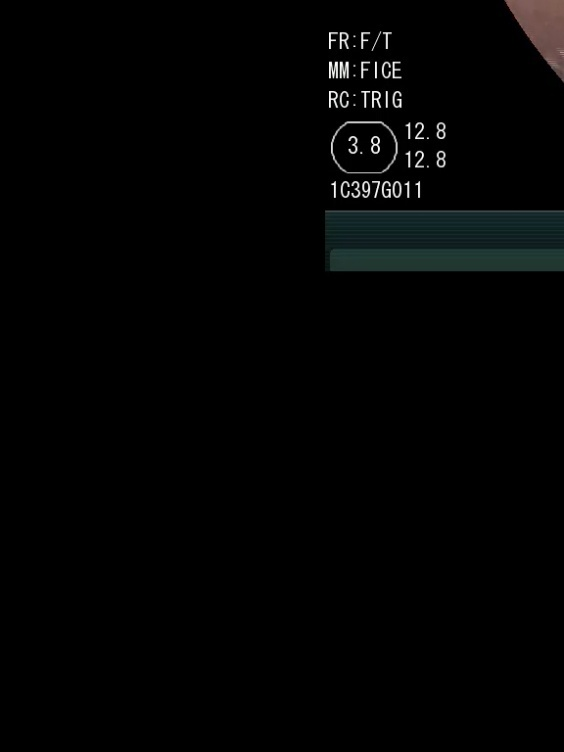
#> input picture OCR/trocr/1.jpg, 564 x 752 px, found by its file name
$ jupyter execute --allow-errors 'xnet_裁剪原图.ipynb'   (older library calls are emulated)
#> lines starting #> are read from the running program, lines starting #| are printed output that depends on the picture
# Unet模型裁剪labelme生成的图片

[cell 1]
import os
import sys
import cv2
import shutil
import numpy as np
from PIL import Image
from imageio import imread,imwrite

sys.path.insert(0, r'D:\projects\Vision\Lib\trainer')

from mbsh.core.unet.data import *
from mbsh.core.unet_pp.segmentation_models import Unet, Xnet
# from mbsh.core.images import fetch_all_files, split_video
from mbsh.core.xnet import mini_unet_model,xnet_predict_file

[cell 2]
from mbsh.core.xnet import mini_unet_model, xnet_predict_file

[cell 3]
os.environ["CUDA_DEVICE_ORDER"] ="PCI_BUS_ID"
os.environ["CUDA_VISIBLE_DEVICES"]="-1"
import tensorflow as tf
tf.test.is_gpu_available()
#> (this line was passed over: tensorflow is not available in this run)

## 模型配置

[cell 4]
# model_path = r'H:\ai_data\img_crop\train1227\cache\X_ca_region_19-12-27_10_16_19-0.996.hdf5'
# model_path = r'H:\ai_data\img_crop\纵隔超声/cache\X_ca_region_21-05-12_10_21_14-0.995.hdf5'
model_path = r'D:\projects\Vision\Models\X_ca_region_21-09-07_14_07_17-0.995.hdf5'

img_size = (512, 512)
input_size = img_size + (3,)
use_unet = False

# 视频图转换后图像大小
# 不改变尺寸则设置为None
img_resize = None #(512, 512)

## 加载模型及参数

#> (a cell that did not finish here is left out)

## 图片处理函数

[cell 6]
cv2.__version__

[cell 7]
# 根据轮廓点列表计算轮廓面积
# [5 lines left out: function areaCal, not called in this run]


def takeLength(elem):
    return areaCal([elem])

def resize_image(img, size):
    """
    resize 保持原图的长宽比
    """
    image = Image.fromarray(cv2.cvtColor(img, cv2.COLOR_BGR2RGB))
#     print(image.size,image.shape,type(image))
    iw, ih = image.size
    w, h = size
    scale = min(w / iw, h / ih)
    nw = int(iw * scale)
    nh = int(ih * scale)

    image = image.resize((nw, nh), Image.BICUBIC)
    new_image = Image.new('RGB', size, (0, 0, 0))
    new_image.paste(image, ((w - nw) // 2, (h - nh) // 2))
    img = np.array(new_image)
    return (scale, nw, nh), img[:, :, ::-1]

def process_img(src_img, img_size):
    src_img_bak = src_img.copy()
    src_h = src_img_bak.shape[0]
    src_w = src_img_bak.shape[1]

    new_w, new_h = img_size

    (scale, nw, nh), img = resize_image(src_img, img_size)

    # trans.resize把img从numpy.uint8类型转换为numpy.float64
    img = trans.resize(img, img_size)

    # reshape把img从(512, 512, 3)转换为(1, 512, 512, 3)
    img = np.reshape(img,(1,)+img.shape)

    # 模型识别图片, results为(1, 512, 512, 1)，是灰度图片
    results = model.predict(np.array(img),verbose=1)

    # gray_img是（512，512）的灰度图，元素类型numpy.float32
    gray_img = results[0][:,:,0]
    gray_img[np.where(gray_img <= 0.3)] = 0

    # heatmap转为灰度图
    bw_heatmap = np.uint8(255 * gray_img)
    bw_heatmap[bw_heatmap != 0] = 255
    if cv2.__version__[0] == '4':
        ai_ctrs, _ = cv2.findContours(bw_heatmap.copy(), cv2.RETR_EXTERNAL, cv2.CHAIN_APPROX_SIMPLE)
    else:
        _, ai_ctrs, _ = cv2.findContours(bw_heatmap.copy(), cv2.RETR_EXTERNAL, cv2.CHAIN_APPROX_SIMPLE)

    if len(ai_ctrs) == 0:
        print('len ai ctrs 000000000000')
        return False,src_img

#     print(ai_ctrs, 'ppppppp')
    ai_ctrs = list(ai_ctrs)
    ai_ctrs.sort(key=takeLength, reverse=True)


    x,y,w,h = cv2.boundingRect(ai_ctrs[0])

    # 映射到原图尺寸的坐标系
    x = x - (new_w - nw) // 2
    y = y - (new_h - nh) // 2

    new_x = 0 if x < 0 else x
    new_y = 0 if y < 0 else y

    x1 = int(new_x / scale)
    y1 = int(new_y / scale)
    w1 = int(w / scale)
    h1 = int(h / scale)

    img_out = src_img_bak[y1:y1+h1, x1:x1+w1, :]
#     print(x1, y1, w1, h1, '3333333333')
    return True,img_out, (x1, y1, w1, h1)
#     return True,img_out[: , : , : : -1], (x1, y1, w1, h1)

# [89 lines left out: functions predict_file, process_path, not called in this run]


# [39 lines of commented-out code are left out]

[cell 8]
def predict_img(img_path, output_folder, test_label_path=None):
    file_path, file_name = os.path.split(img_path)
    src_img = imread(img_path)
    if src_img.shape[1] / src_img.shape[0] > 1.2 or src_img.shape[0] / src_img.shape[1] > 1.2:
        result, out_img, rect = process_img(src_img, img_size)
#       print(rect, 'kkkkkkkk')
    else:
#       continue
        result, out_img, rect = 1, src_img, None #[0,0,-1,-1]
#       result, out_img, rect = 1, src_img[: , : , : : -1], None #[0,0,-1,-1]
    if not result:
#print('detect rect error file: ', abs_file)
        return

    if img_resize:
        _, out_img = resize_image(out_img, img_resize)

    out_img_path = os.path.join(output_folder, file_name)
#cv2.imencode('.png', out_img[: , : , : : -1])[1].tofile(new_fn)
    cv2.imencode('.png', out_img)[1].tofile(out_img_path)

[cell 9]
in_path = r'data\input\imgs\3450'
out_path = in_path + '_out'
os.makedirs(out_path, exist_ok=True)

#> (the rest of this cell did not finish here and is left out)

#> (a cell that did not finish here is left out)

#> in predict_img, src_img is the input picture: shape (752, 564, 3); mean R, G, B 2.9, 3.3, 3.3
#> in resize_image, `image = image.resize((nw, nh), Image.BICUBIC)`:
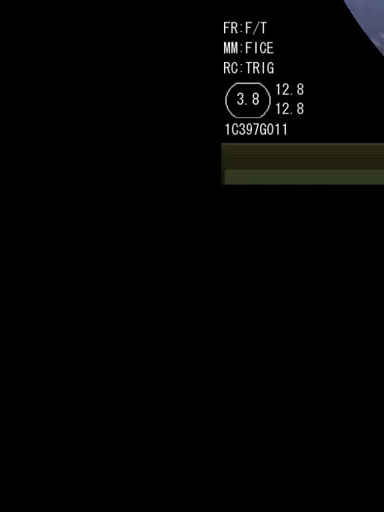
#> image: PIL image 384x512 RGB; mean R, G, B 3.3, 3.4, 2.9
#> in resize_image, `new_image = Image.new('RGB', size, (0, 0, 0))`: new_image: PIL image 512x512 RGB; every value is 0
#> in resize_image, `new_image.paste(image, ((w - nw) // 2, (h - nh) // 2))`:
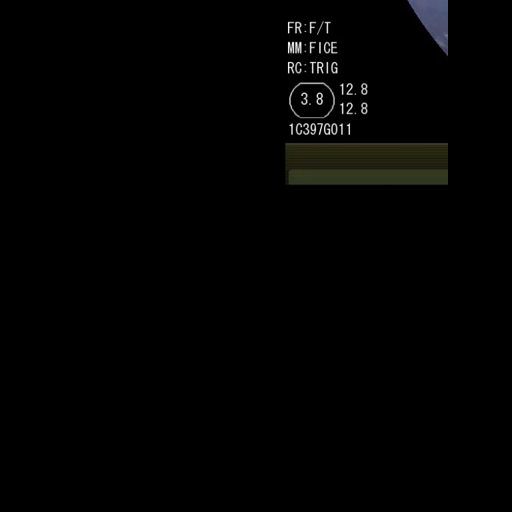
#> new_image: PIL image 512x512 RGB; mean R, G, B 2.5, 2.5, 2.2
#> in process_img, `(scale, nw, nh), img = resize_image(src_img, img_size)`: scale = 0.681; nw = 384; nh = 512
